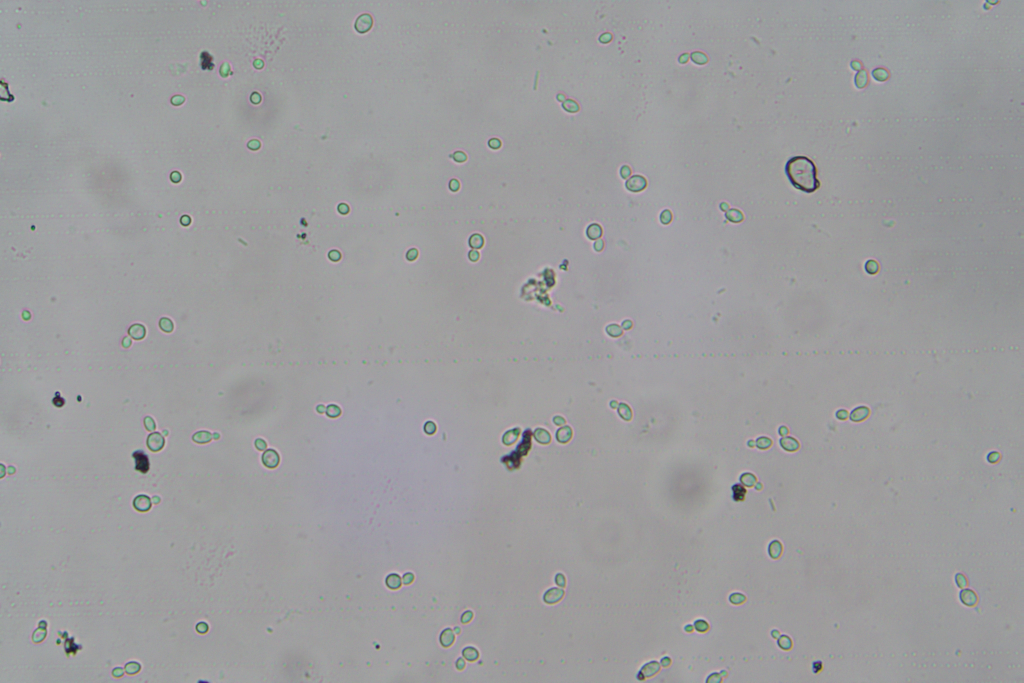
#> input picture sample/rxlr-4-2.jpg, 3072 x 2048 px (shown at 1/3 size)
$ python prePocessing.py
#> lines starting #> are read from the running program, lines starting #| are printed output that depends on the picture; after the words box and inside, x2 and y2 are one past the last pixel; in counts of white or black regions, pixels touching at a corner belong together
### utils.py
import cv2 as cv

def saveImage(img, location):
    cv.imwrite(location, img)

def displayImage(img, title="Image", screen_res = (1280, 720)):
    (h, w) = img.shape[:2]
    scale_width = screen_res[0] / w
    scale_height = screen_res[1] / h
    scale = min(scale_width, scale_height)
    window_width = int(w * scale)
    window_height = int(h * scale)

    resized_img = cv.resize(img, (window_width, window_height))

    cv.imshow(title, resized_img)
    cv.waitKey(0)
    cv.destroyAllWindows()

def addText(img, text, pos=(5, 100), font=cv.FONT_HERSHEY_SIMPLEX, scale=3, color=(255, 0, 0), thickness=5):
    cv.putText(img, text, pos, font, scale, color, thickness)

### prePocessing.py
import cv2 as cv
from utils import displayImage

image = cv.imread("sample/rxlr-4-2.jpg")
#> image is the input picture: shape (2048, 3072, 3); mean B, G, R 158, 157, 156.6

img = image.copy()
gray = cv.cvtColor(img, cv.COLOR_BGR2GRAY)


displayImage(gray)
#> in displayImage, `resized_img = cv.resize(img, (window_width, window_height))`:
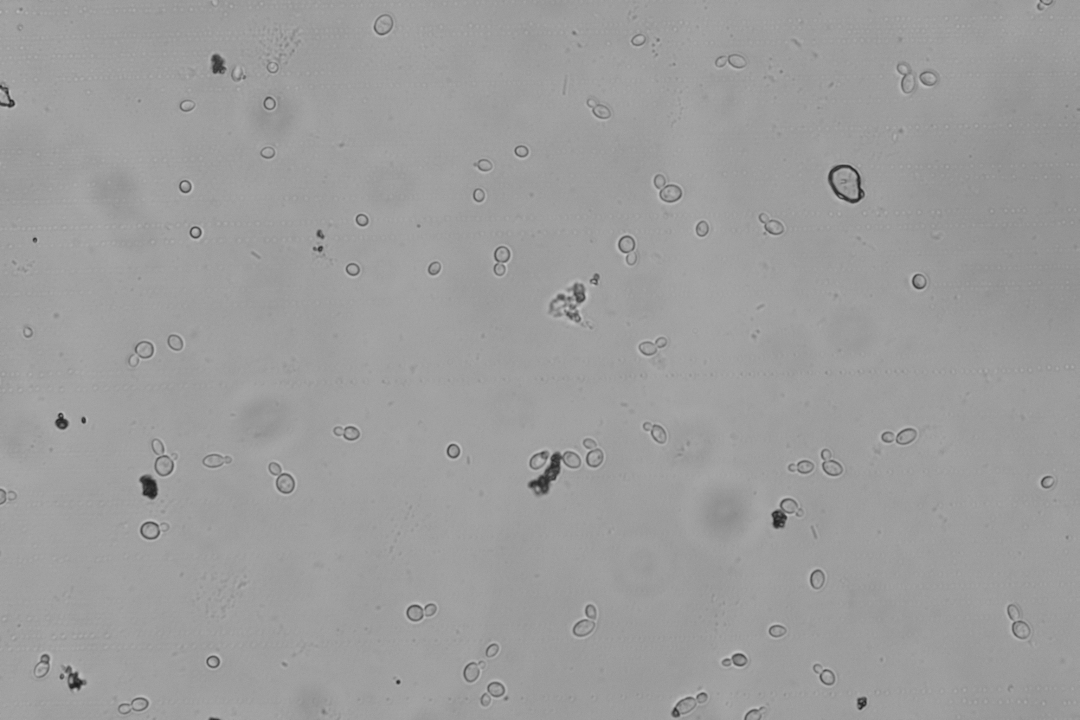
#> resized_img: shape (720, 1080); min 27, max 201, mean 156.8

# blurred = cv.GaussianBlur(gray, (5,5,), 0)

edges = cv.Canny(gray, 1, 180)
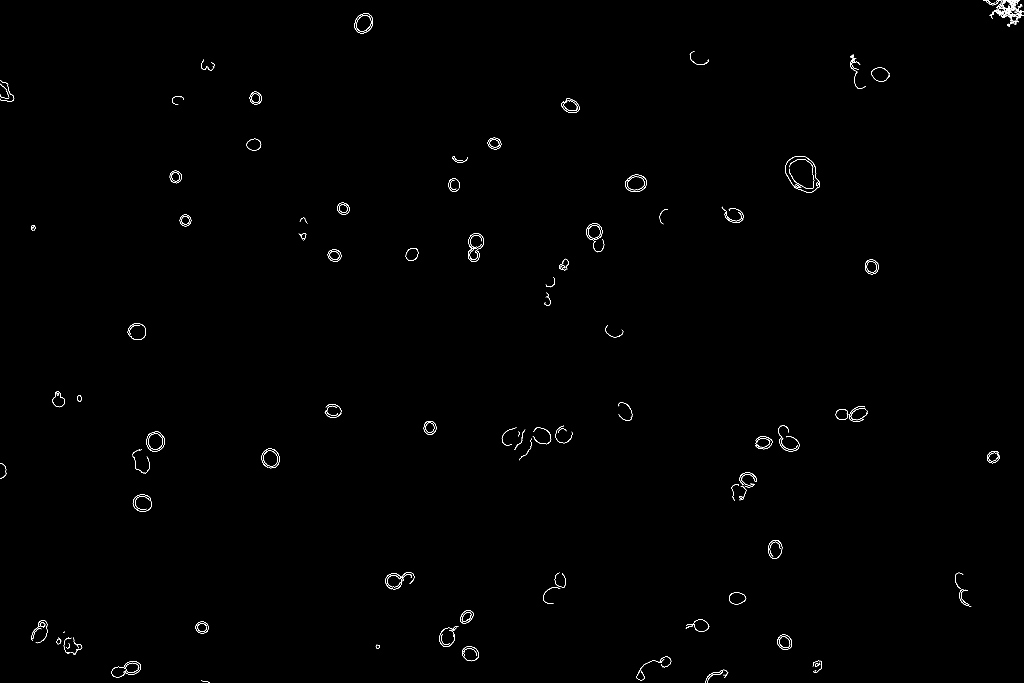
#> edges: shape (2048, 3072) (shown at 1/3 size); 0.29% white in thin lines or dots

kernal = cv.getStructuringElement(cv.MORPH_ELLIPSE, (9, 9))
closed = cv.dilate(edges, kernal, iterations=1)
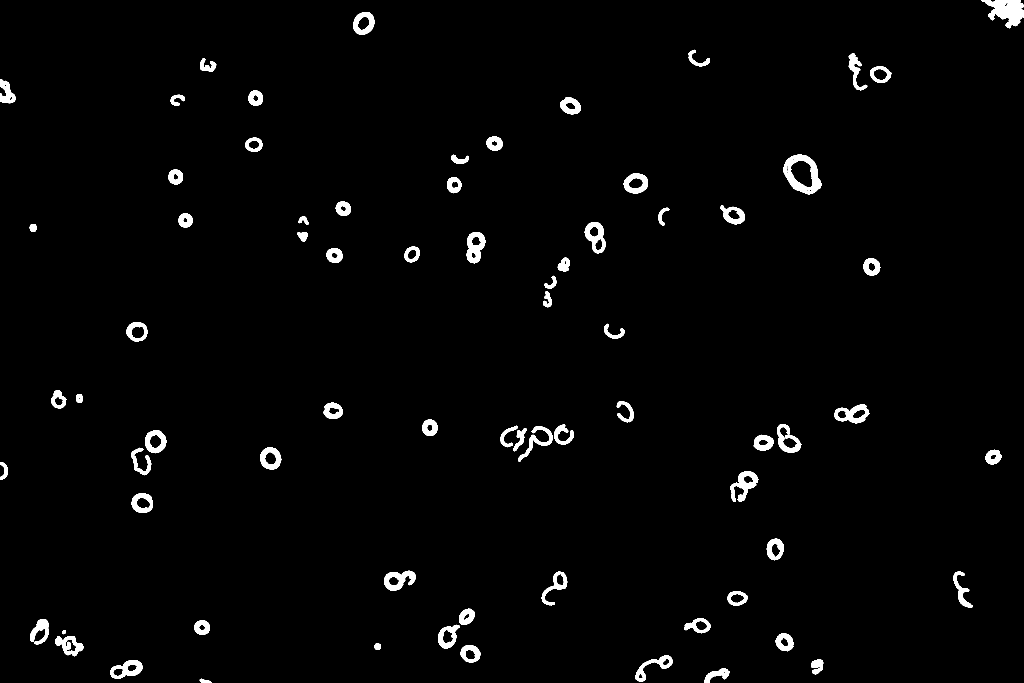
#> closed: shape (2048, 3072) (shown at 1/3 size); 2% white; 73 white regions, largest, box (x1, y1, x2, y2) and area: (2945, 0, 3072, 85) 6094, (2351, 464, 2464, 583) 5697, (2191, 1413, 2275, 1506) 3336

# addText(closed, "Dilated")
displayImage(closed)
#> call 2 of displayImage, with title = 'Image', screen_res = (1280, 720)
#> in displayImage (call 2), `resized_img = cv.resize(img, (window_width, window_height))`:
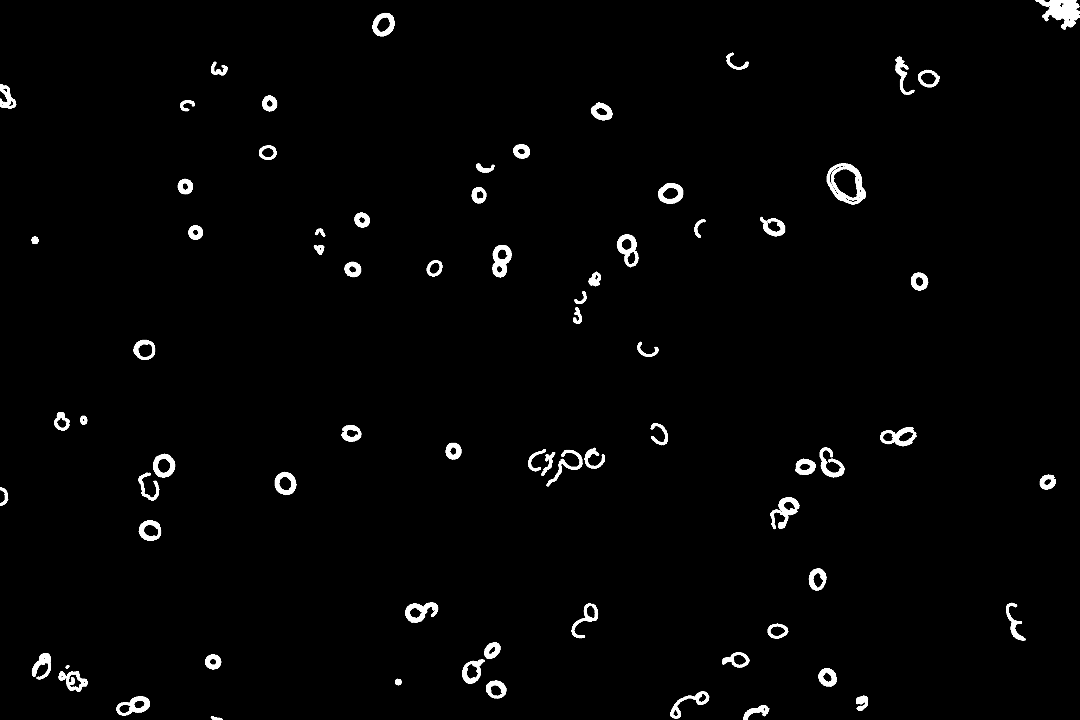
#> resized_img: shape (720, 1080); min 0, max 255, mean 5

$ run again, with sample/rxlr-5nx-1.jpg copied over sample/rxlr-4-2.jpg
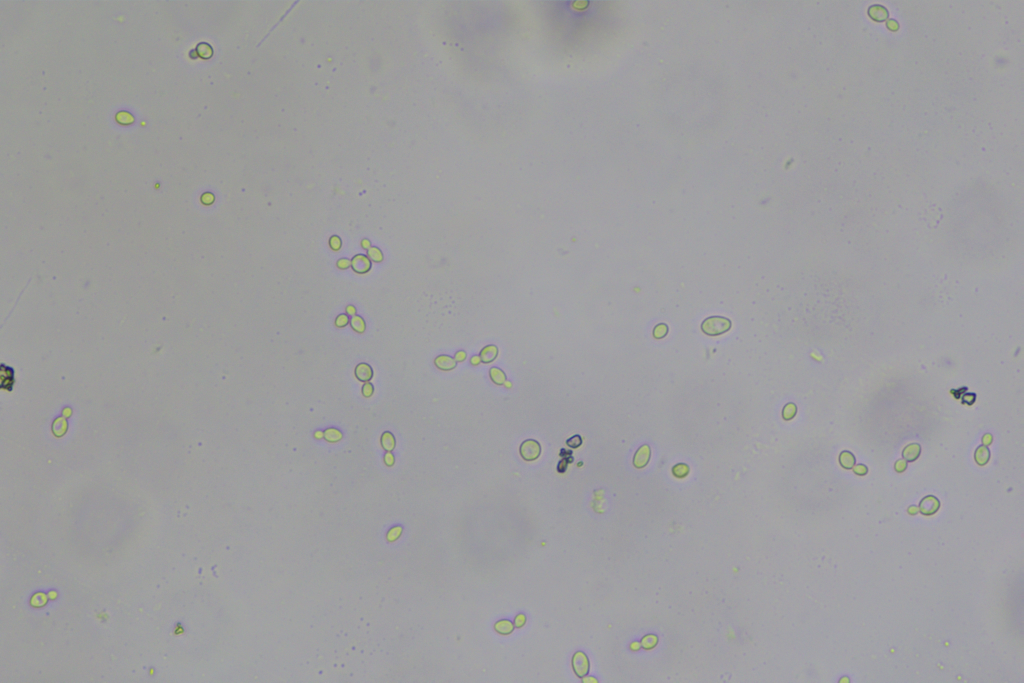
#> input picture sample/rxlr-5nx-1.jpg, 3072 x 2048 px (shown at 1/3 size)
#> image is the input picture: shape (2048, 3072, 3); mean B, G, R 159.6, 158.2, 158.2
#> `edges = cv.Canny(gray, 1, 180)`:
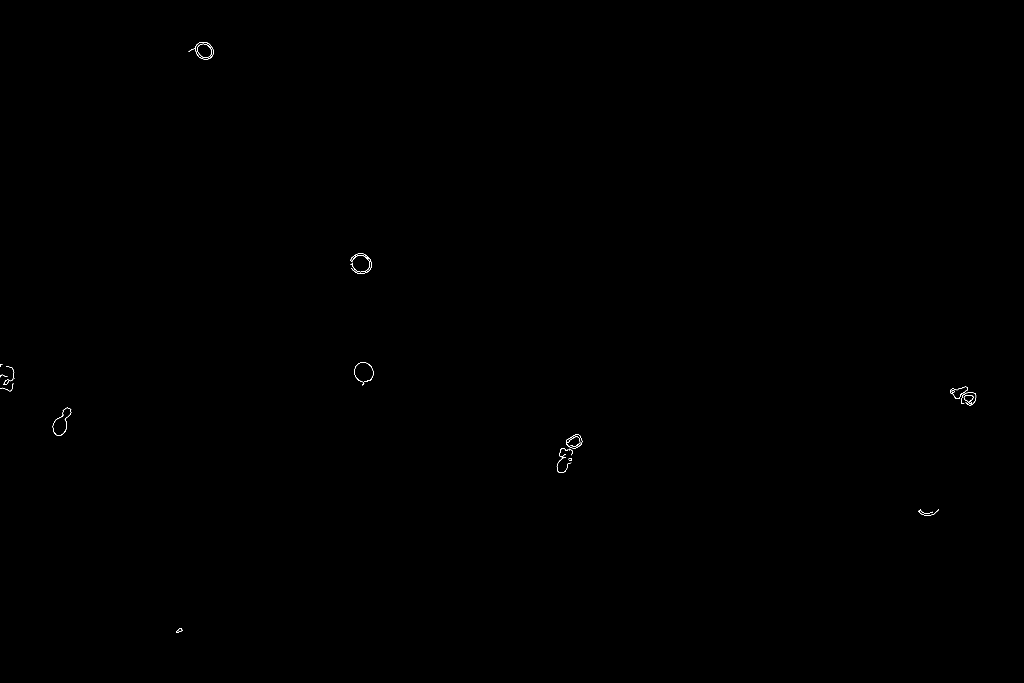
#> edges: shape (2048, 3072) (shown at 1/3 size); 0.04% white in thin lines or dots, all inside (x1, y1, x2, y2) = (0, 126, 2929, 1899)
#> closed: shape (2048, 3072); 0.31% white; 11 white regions, largest, box (x1, y1, x2, y2) and area: (1666, 1300, 1751, 1423) 4067, (2846, 1156, 2933, 1221) 3136, (1048, 756, 1120, 826) 2573
#> in displayImage (call 2), `resized_img = cv.resize(img, (window_width, window_height))`:
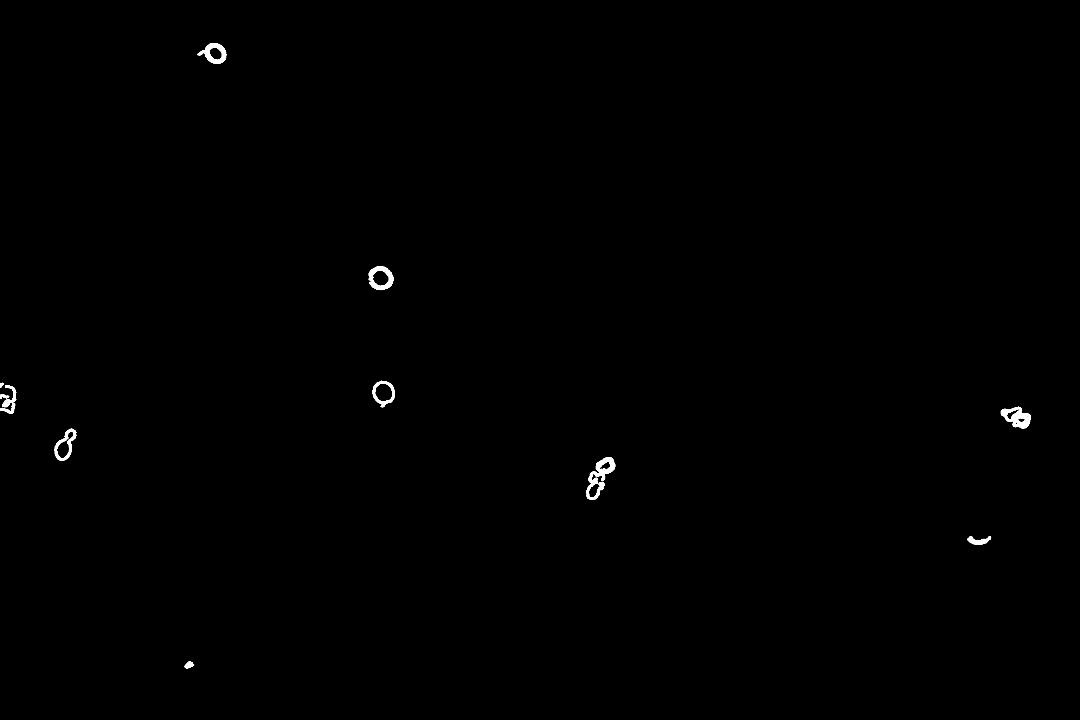
#> resized_img: shape (720, 1080); min 0, max 255, mean 0.8

$ run again, with sample/rxlr-5nx-2.jpg copied over sample/rxlr-4-2.jpg
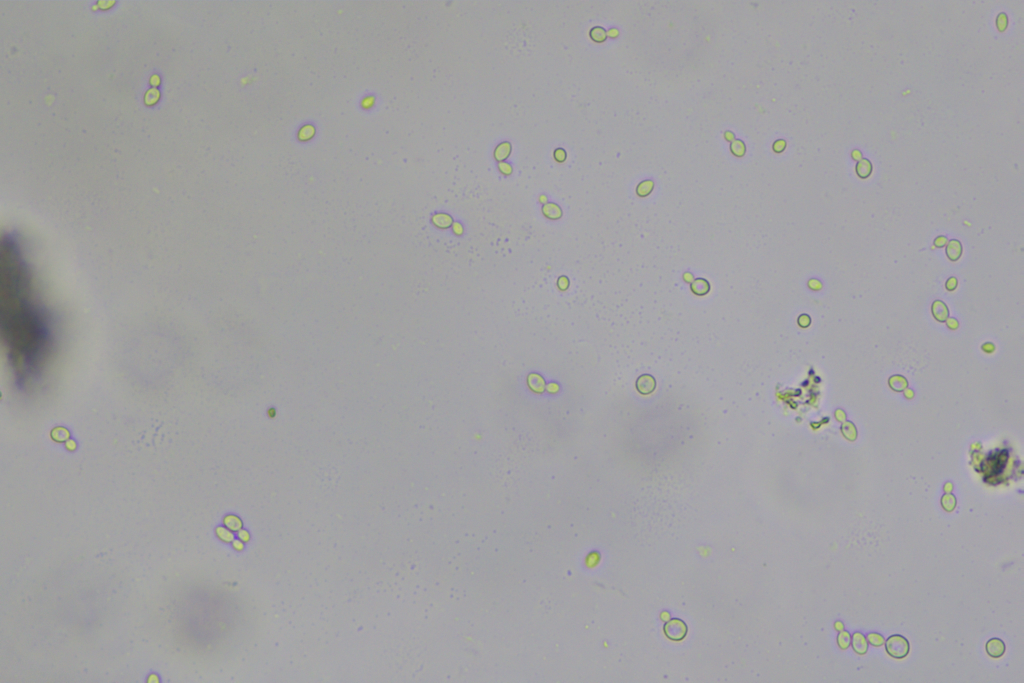
#> input picture sample/rxlr-5nx-2.jpg, 3072 x 2048 px (shown at 1/3 size)
#> image is the input picture: shape (2048, 3072, 3); mean B, G, R 163.3, 161.8, 162.1
#> `edges = cv.Canny(gray, 1, 180)`:
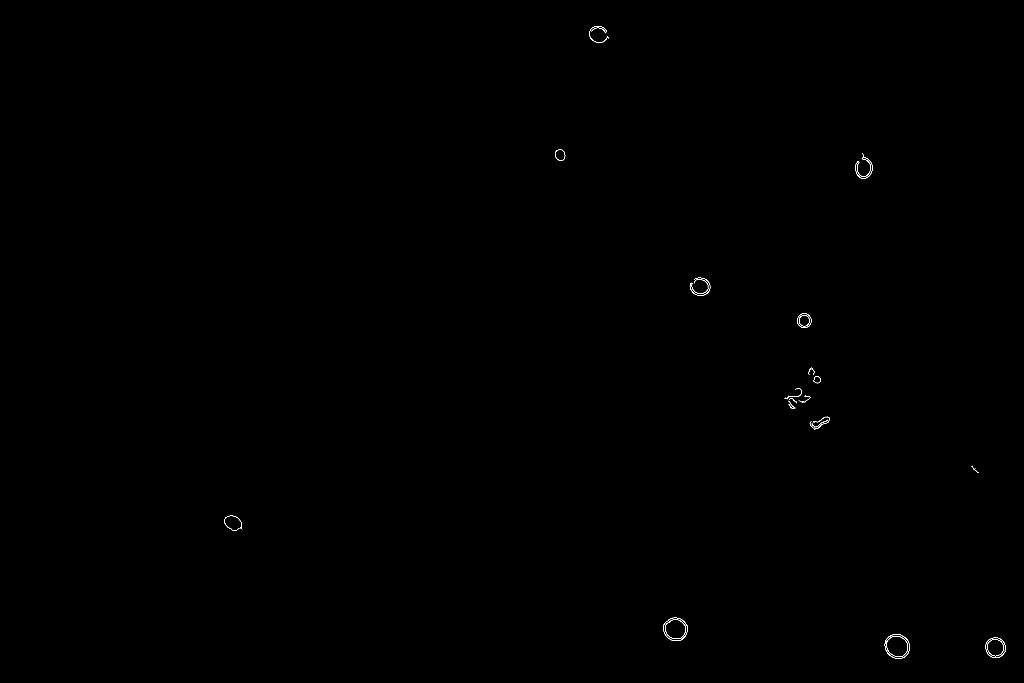
#> edges: shape (2048, 3072) (shown at 1/3 size); 0.06% white in thin lines or dots, all inside (x1, y1, x2, y2) = (673, 78, 3017, 1976)
#> closed: shape (2048, 3072); 0.39% white; 13 white regions, largest, box (x1, y1, x2, y2) and area: (2649, 1898, 2733, 1980) 3146, (1985, 1849, 2068, 1927) 3026, (2952, 1908, 3021, 1978) 2523
#> in displayImage (call 2), `resized_img = cv.resize(img, (window_width, window_height))`:
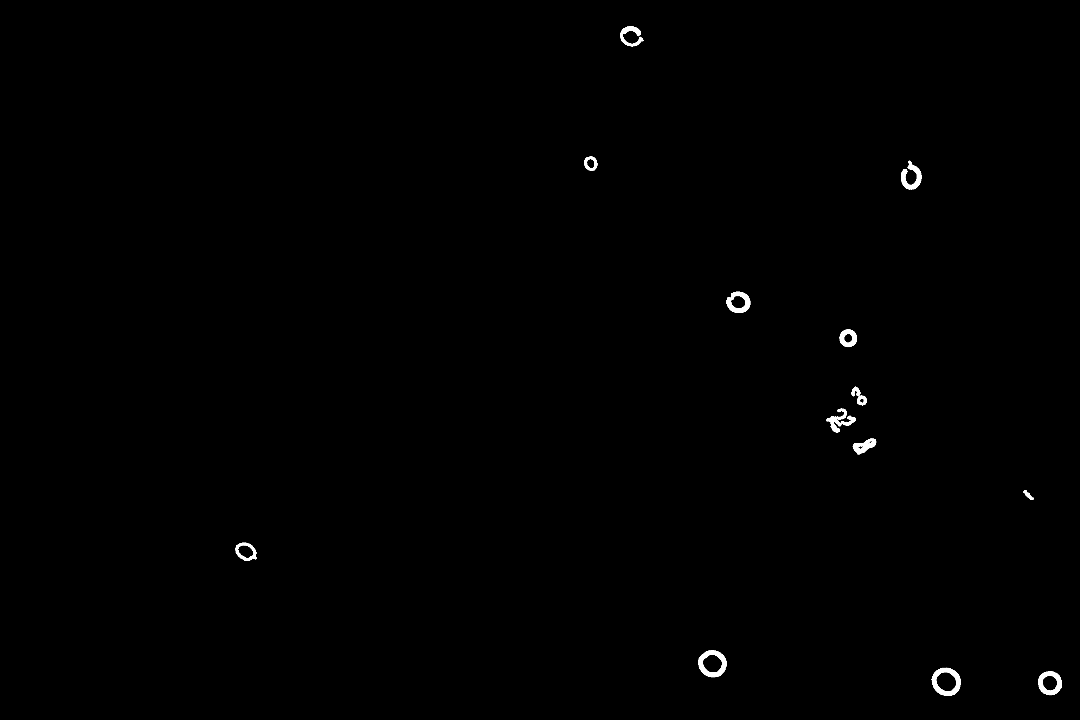
#> resized_img: shape (720, 1080); min 0, max 255, mean 1
